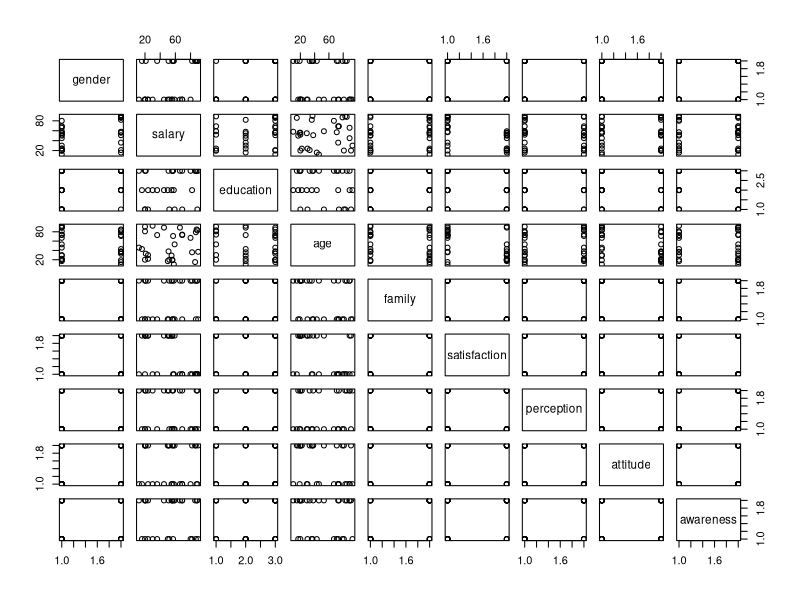

The R script that drew this image:
simulateMultiVarNumData <- function(nv = 3, nr = 30){
  out <- matrix(sample(1:(nv * nr)), nr, nv)
  return(data.frame(out))
}

simulateMultiVarCatData <- function(sl, el, nr = NULL, nc = NULL, uc = T){
  if (is.null(nr) && is.null(nc)){
    print('Check args!')
  } else if(uc) {
    return(matrix(sample(LETTERS[sl:el]), nr, nc))
  } else {
    return(matrix(sample(letters[sl:el]), nr, nc))
  }
}

simulateSEData <- function(n = 30, names = c('gender', 'salary', 'education', 'age', 'family'), res = list(c('m', 'f'), c(10, 100), c('primary', 'secondary', 'higher'), c(10, 100), c('joint', 'nuclear'))){
  nameslist <- as.list(names)
  nameslist[[1]] <- sample(res[[1]], n, replace = T)
  nameslist[[2]] <- round(runif(n, res[[2]][1], res[[2]][2]))
  nameslist[[3]] <- sample(res[[3]], n, replace = T)
  nameslist[[4]] <- round(runif(n, res[[2]][1], res[[2]][2]))
  nameslist[[5]] <- sample(res[[5]], n, replace = T)
  datafout <- data.frame(nameslist)
  colnames(datafout) <- names
  return(datafout)
}

simulateStudyData <- function(n = 30, names = c('satisfaction', 'perception', 'attitude', 'awareness'), res = list(c('satisfied', 'dissatisfied'), c('ligical', 'intuitive'), c('positive', 'negative'), c('high', 'low'))){
  nameslist <- as.list(names)
  nameslist[[1]] <- sample(res[[1]], n, replace = T)
  nameslist[[2]] <- sample(res[[2]], n, replace = T)
  nameslist[[3]] <- sample(res[[3]], n, replace = T)
  nameslist[[4]] <- sample(res[[4]], n, replace = T)
  
  datafout <- data.frame(nameslist)
  colnames(datafout) <- names
  return(datafout)
}

# testing

sedata <- simulateSEData()
studydata <- simulateStudyData()

finaldf <- data.frame(sedata, studydata)
names(finaldf)
summary(finaldf)
plot(finaldf)

# save 

summaryofdf <- sapply(finaldf, function(x) c(summary(finaldf), type = class(finaldf)))
write.csv(summaryofdf, 'summary.csv')